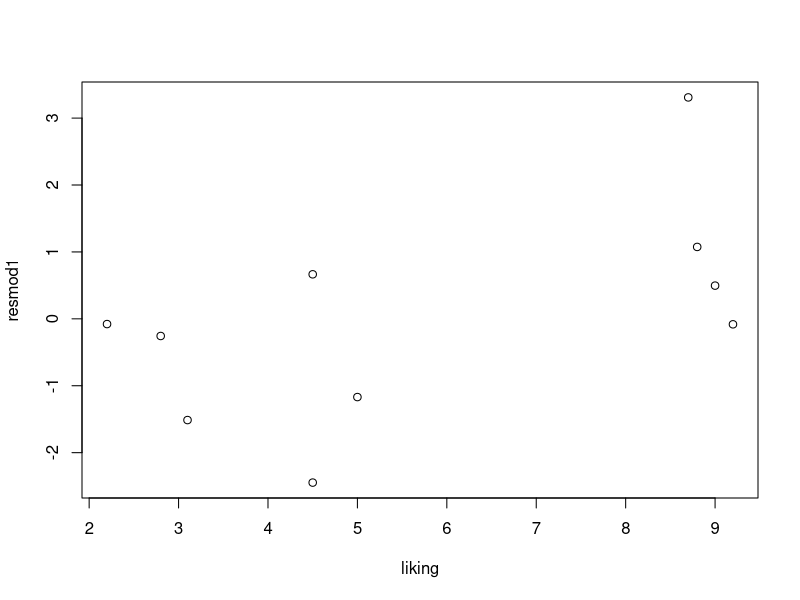
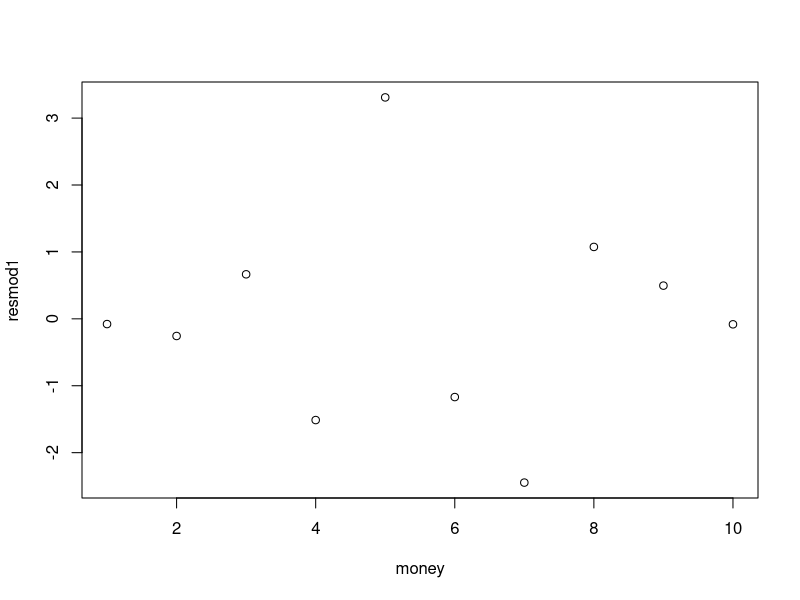
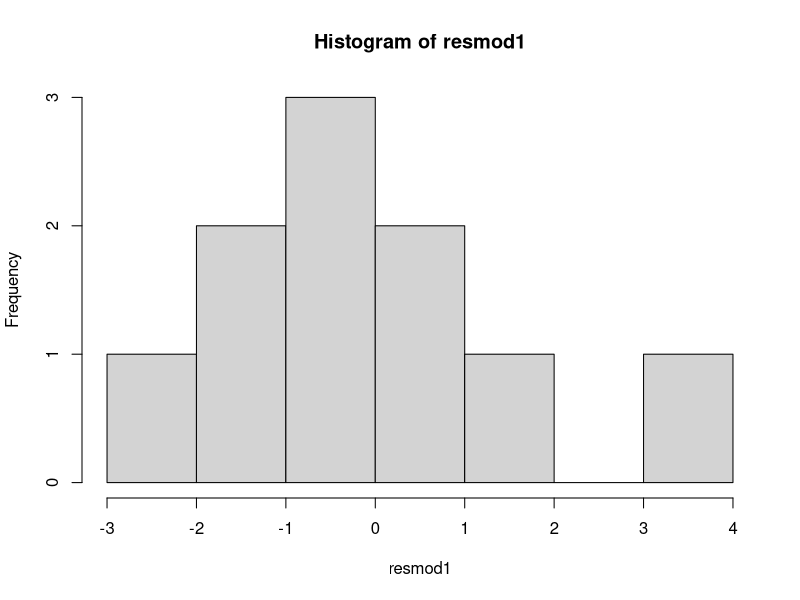

Write R code to recreate these figures, in order.
# The predictor variable
money<- c(1, 2, 3, 4, 5, 6, 7, 8, 9, 10)

# The response variable
liking <- c(2.2, 2.8, 4.5, 3.1, 8.7, 5.0, 4.5, 8.8, 9.0, 9.2)


# Vector containing the amount of money you gave participants (predictor)
money  <- c(1, 2, 3, 4, 5, 6, 7, 8, 9, 10)

# Vector containing the amount the participants liked you (response)
liking <- c(2.2, 2.8, 4.5, 3.1, 8.7, 5.0, 4.5, 8.8, 9.0, 9.2)

# Correlation between money and liking
cxy <- cor(money, liking)

# Standard deviation of money
sx <- sd(money)

# Standard deviation of liking
sy <- sd(liking)

# Calculate the the regression slope using cxy, sx and sy
slope <- cxy * sy/sx



# Calculate the intercept
intercept <- mean(liking) - slope * mean(money)

# Print the value of the intercept
intercept

lm(liking~money)


# Calculate the R squared of our regression model using cor()
cor(money, liking)^2

# Assign the summary of lm(liking ~ money) to 'sum'
sum <- summary(lm(liking ~ money))

# Print sum
sum


nh <- "There will be no relationship between money and liking"

ah <- "More money will be related to more liking"


nh <- "There will be no relationship between money and liking"

ah <- "More money will be related to more liking"


## confidence interval for the slope

# Calculate the upper confidence interval
upper <- 0.7782 + 2.306 * 0.1847

# Calculate the lower confidence interval
lower <- 0.7782 - 2.306 * 0.1847

# Print the upper confidence interval
upper

# Print the lower confidence interval
lower


# Assign regression model to variable "mod1"
mod1 <- lm(liking ~ money)

# Obtain the residuals from mod1 using $, assign to "resmod1"
resmod1 <- mod1$residuals

# Print the residuals
resmod1


# plot the residuals on the y-axis, and liking on the x-axis
plot(liking, resmod1)

# plot the residuals on the y-axis, and money on the x-axis
plot(money, resmod1)



# You can see from the plots that while the residuals seem fairly even on the 'money' plot, there is a slight pattern in the 'liking' plot, such that residuals seem to be larger at higher levels of liking, and lower at lower levels of liking. This pattern suggests that our data might not entirely meet the assumption of linearity or homoscedasticity.


# Make a histogram of your residuals
hist(resmod1)


# Value for which you would like a prediction
nd <- data.frame( money=3)

# Find the prediction interval
predict(mod1, nd, level = 0.95, interval = "predict")


# Find the confidence interval
predict(mod1, nd, level = 0.95, interval = "confidence")












